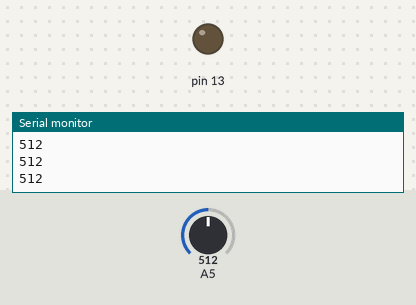
A sketch run on a simulated Arduino Uno, built with avr-gcc and run on an emulated ATmega328P. Shown: output pins drawn as LEDs (lit = HIGH), the last lines printed to the serial monitor. Inputs (shaded band) come from the test bench; at power-on: A5 = 512.

Above: at 1.3 s.
1.4 s: A5 set to 1013
2.9 s: A5 set to 1023
At 3.8 s:
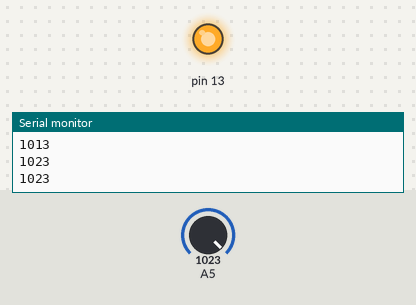
4.5 s: A5 set to 900
At 4.9 s:
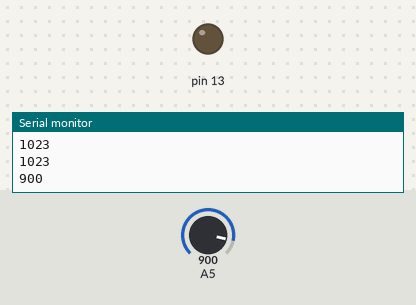
Timing chart, 0 to 7.5 s (numbered marks = the images above; inputs shaded):
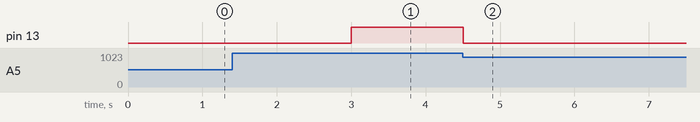

The sketch:

sensor_luminosidade_led_serial.ino
```cpp
void setup() {
 Serial.begin(9600); //inicia a comunicação com o computador
 pinMode(13,OUTPUT);
}

void loop() {
  int luz = analogRead(5); //faz a leitura da luminosidade por meio da porta analógica A5
  Serial.println(luz); //enviar o valor da luminosidade, por meio da porta serial, para o computador
  if( luz == 1023)
    digitalWrite(13,HIGH);
  else
    digitalWrite(13,LOW);
  delay(500);
}
```

Measured:
- the behaviour switches between 1022 and 1023 on A5 (found by bisection; images 0 and 1)
- after the input at 2.9 s, pin 13: LOW → HIGH after 0.10 s
- after the input at 4.5 s, pin 13: HIGH → LOW at once
